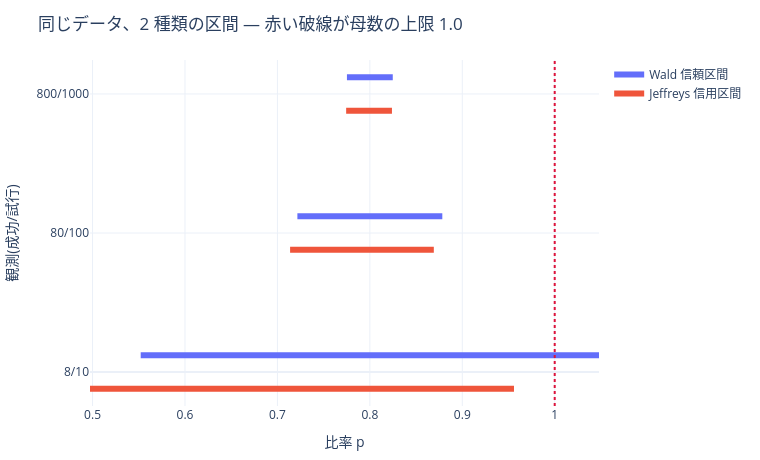

The cell this chart's notebook holds for it:
### Code cell
plotting.interval_comparison([(8, 10), (80, 100), (800, 1000)])

### Figure 1 — Plotly figure (JSON) as saved in the notebook; plotly's stock layout.template omitted (floating-point values rounded to 4 significant figures)
{"data": [{"line": {"width": 6}, "mode": "lines", "name": "Wald 信頼区間", "type": "scatter", "x": [0.5521, 1.048, null, 0.7216, 0.8784, null, 0.7752, 0.8248, null], "y": [0.12, 0.12, null, 1.12, 1.12, null, 2.12, 2.12, null]}, {"line": {"width": 6}, "mode": "lines", "name": "Jeffreys 信用区間", "type": "scatter", "x": [0.4972, 0.9559, null, 0.7137, 0.8692, null, 0.7744, 0.8239, null], "y": [-0.12, -0.12, null, 0.88, 0.88, null, 1.88, 1.88, null]}], "layout": {"height": 460, "margin": {"b": 50, "l": 60, "r": 30, "t": 60}, "shapes": [{"line": {"color": "crimson", "dash": "dot"}, "type": "line", "x0": 1.0, "x1": 1.0, "xref": "x", "y0": 0, "y1": 1, "yref": "y domain"}], "title": {"text": "同じデータ、2 種類の区間 — 赤い破線が母数の上限 1.0"}, "width": 760, "xaxis": {"title": {"text": "比率 p"}}, "yaxis": {"tickmode": "array", "ticktext": ["8/10", "80/100", "800/1000"], "tickvals": [0, 1, 2], "title": {"text": "観測(成功/試行)"}}}}
